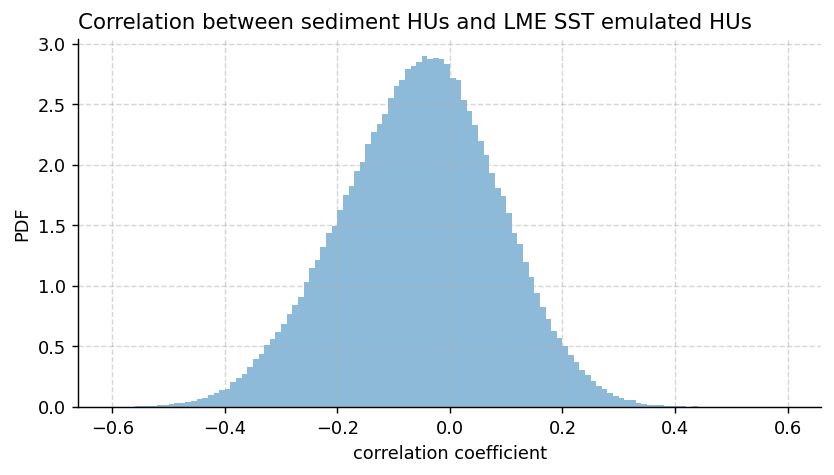

Write the Python code that produced this figure.
#!/usr/bin/env python
# Wenchang Yang (wenchang@princeton.edu)
# Mon Aug  8 17:40:39 EDT 2022
if __name__ == '__main__':
    import sys
    from misc.timer import Timer
    tt = Timer('start ' + ' '.join(sys.argv))
import sys, os.path, os, glob, datetime
import xarray as xr, numpy as np, pandas as pd, matplotlib.pyplot as plt
#more imports
from misc.shell import run_shell
#
if __name__ == '__main__':
    tt.check('end import')
#
#start from here
#ifile = 'data/corr_pdf/corr_pdf_sedimentHU_LMR2019HU_lp40_0850-1850.nc'
#ds2019 = xr.open_dataset(ifile)
#ifile = 'data/corr_pdf/corr_pdf_sedimentHU_LMR2018HU_lp40_0850-1850.nc'
#ds2018 = xr.open_dataset(ifile)
ifile = 'data/corr_pdf/corr_pdf_sedimentHU_LME.lp40.0850-1850.nc'
#ds = xr.open_dataset(ifile)
ifile_cached = __file__.replace('.py', '.nc')
if not os.path.exists(ifile_cached): run_shell(f'cp {ifile} {ifile_cached}')
ds = xr.open_dataset(ifile_cached)
print('[loaded]:', ifile_cached, '**from**', ifile)
 
 
if __name__ == '__main__':
    from wyconfig import * #my plot settings
    fig, ax = plt.subplots()
    alpha = 0.5
    bins = np.arange(-0.6,0.61,0.01)
    ds['r'].plot.hist(bins=bins, density=True, alpha=alpha, ax=ax)

    ax.set_ylabel('PDF')
    #ax.legend(loc='upper left')
    ax.set_title('Correlation between sediment HUs and LME SST emulated HUs')
    
    #savefig
    if len(sys.argv)>1 and 'savefig' in sys.argv[1:]:
        figname = __file__.replace('.py', f'.png')
        if 'overwritefig' in sys.argv[1:]:
            wysavefig(figname, overwritefig=True)
        else:
            wysavefig(figname)
    tt.check(f'**Done**')
    print()
    if 'notshowfig' in sys.argv:
        pass
    else:
        plt.show()
    
